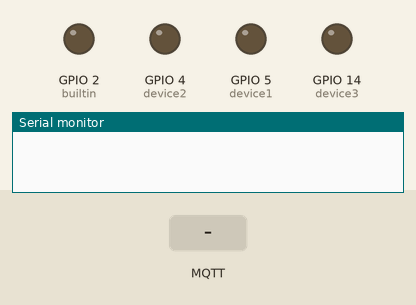
The sketch below on a simulated ESP8266 (NodeMCU). Shown: output pins drawn as LEDs (lit = HIGH), the last lines printed to the serial monitor. Inputs (shaded band) come from the test bench. WiFi joins after 1.5 s; servers stay silent unless stated; no MQTT or app messages arrive unless stated.

Above: at 2.7 s.
2.8 s: MQTT message "1" arrives on the first subscribed topic
At 4.0 s:
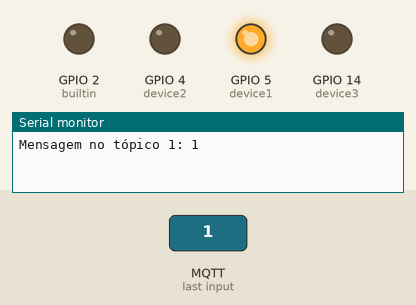
4.3 s: MQTT message "1" arrives on the second subscribed topic
At 5.2 s:
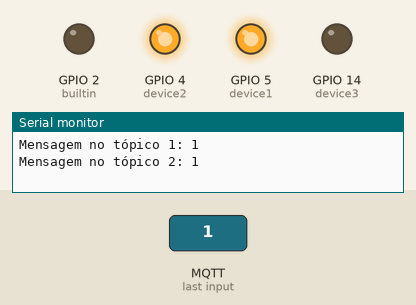
5.8 s: MQTT message "on" arrives on the first subscribed topic
At 6.4 s:
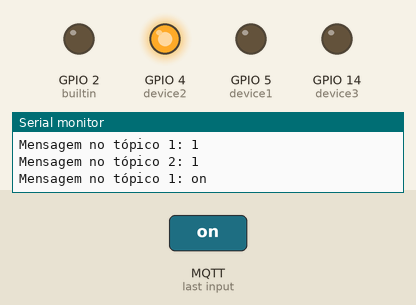
7.3 s: MQTT message "1" arrives on the third subscribed topic
At 8.5 s:
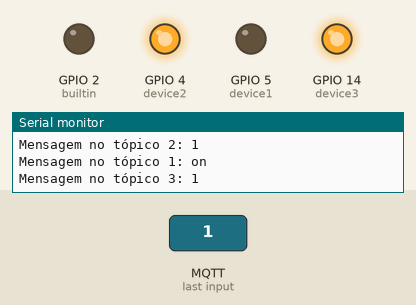
8.8 s: MQTT message "off" arrives on the second subscribed topic
At 9.9 s:
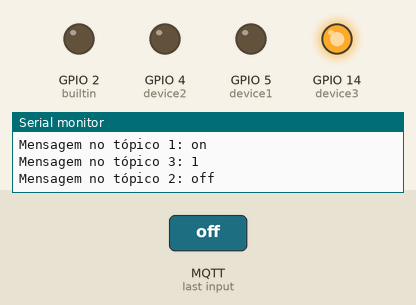
10.3 s: MQTT message "0" arrives on the third subscribed topic
At 11.1 s:
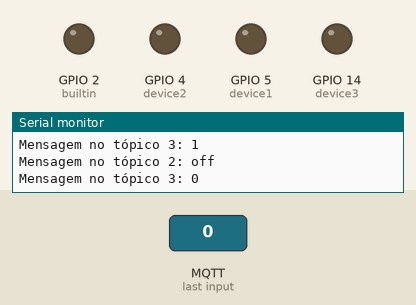
Timing chart, 0 to 12.8 s (numbered marks = the images above; inputs shaded):
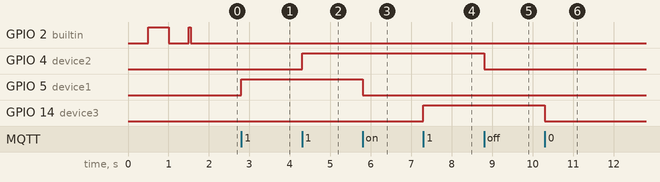

Measured:
- after the input at 2.8 s, GPIO 5 (device1): LOW → HIGH at once
- after the input at 4.3 s, GPIO 4 (device2): LOW → HIGH at once
- after the input at 5.8 s, GPIO 5 (device1): HIGH → LOW at once
- after the input at 7.3 s, GPIO 14 (device3): LOW → HIGH at once
- after the input at 8.8 s, GPIO 4 (device2): HIGH → LOW at once
- after the input at 10.3 s, GPIO 14 (device3): HIGH → LOW at once

The sketch:

main.ino
```cpp
#include <ESP8266WiFi.h>
#include <PubSubClient.h>

#include "env.h"

// ---- TOPIC LIST ----
const char* topic1 = "casaEtecMAM/luz1";
const char* topic2 = "casaEtecMAM/luz2";
const char* topic3 = "casaEtecMAM/luz3";

#define builtin  LED_BUILTIN
#define device1  5
#define device2  4
#define device3  14

WiFiClientSecure espClient;
PubSubClient client(espClient);

void statusLED(int state) {
  digitalWrite(builtin, state ? LOW : HIGH);
}

void connectWiFi() {
  WiFi.begin(ssid, password);
  byte tentativa = 0;
  while (WiFi.status() != WL_CONNECTED && tentativa < 20) {
    statusLED((tentativa % 2) == 0);
    delay(500);
    tentativa++;
  }
  statusLED(WiFi.status() == WL_CONNECTED);
}

bool connectMQTT() {
  String clientId = "ESP8266Client-" + String(ESP.getChipId(), HEX);
  bool mqttConnected = false;
  if (mqtt_user[0] != 0) {
    mqttConnected = client.connect(clientId.c_str(), mqtt_user, mqtt_pass);
  } else {
    mqttConnected = client.connect(clientId.c_str());
  }
  if (mqttConnected) {
    client.subscribe(topic1);
    client.subscribe(topic2);
    client.subscribe(topic3);
  }
  return mqttConnected;
}

void callback(char* topic, byte* payload, unsigned int length) {
  String msg;
  for (unsigned int i = 0; i < length; i++)
    msg += (char)payload[i];

  if (strcmp(topic, topic1) == 0) {
    Serial.print("Mensagem no tópico 1: ");
    Serial.println(msg);
    digitalWrite(device1, msg == "1" ? HIGH : LOW);
  } else if (strcmp(topic, topic2) == 0) {
    Serial.print("Mensagem no tópico 2: ");
    Serial.println(msg);
    digitalWrite(device2, msg == "1" ? HIGH : LOW);
  } else if (strcmp(topic, topic3) == 0) {
    Serial.print("Mensagem no tópico 3: ");
    Serial.println(msg);
    digitalWrite(device3, msg == "1" ? HIGH : LOW);
  }
}

void setup() {
  Serial.begin(115200);

  pinMode(builtin, OUTPUT);
  pinMode(device1, OUTPUT);
  pinMode(device2, OUTPUT);
  pinMode(device3, OUTPUT);

  digitalWrite(device1, LOW);
  digitalWrite(device2, LOW);
  digitalWrite(device3, LOW);

  statusLED(false);

  connectWiFi();

  espClient.setInsecure();

  client.setServer(mqtt_server, mqtt_port);
  client.setCallback(callback);
}

void loop() {
  if (WiFi.status() != WL_CONNECTED) {
    connectWiFi();
  }

  if (!client.connected()) {
    statusLED(0);
    byte tentativas = 0;
    while (!client.connected() && tentativas < 10) {
      connectMQTT();
      statusLED((tentativas % 2) == 0);
      delay(500);
      tentativas++;
    }
    statusLED(client.connected());
  }

  statusLED(client.connected() && WiFi.status() == WL_CONNECTED);

  client.loop();
}
```

env_example.h
```cpp
// ---- WIFI ----
#define ssid ""
#define password ""

// ---- HiveMQ Cloud MQTT ----
#define mqtt_server ""
#define mqtt_port 0
#define mqtt_user ""
#define mqtt_pass ""
```
